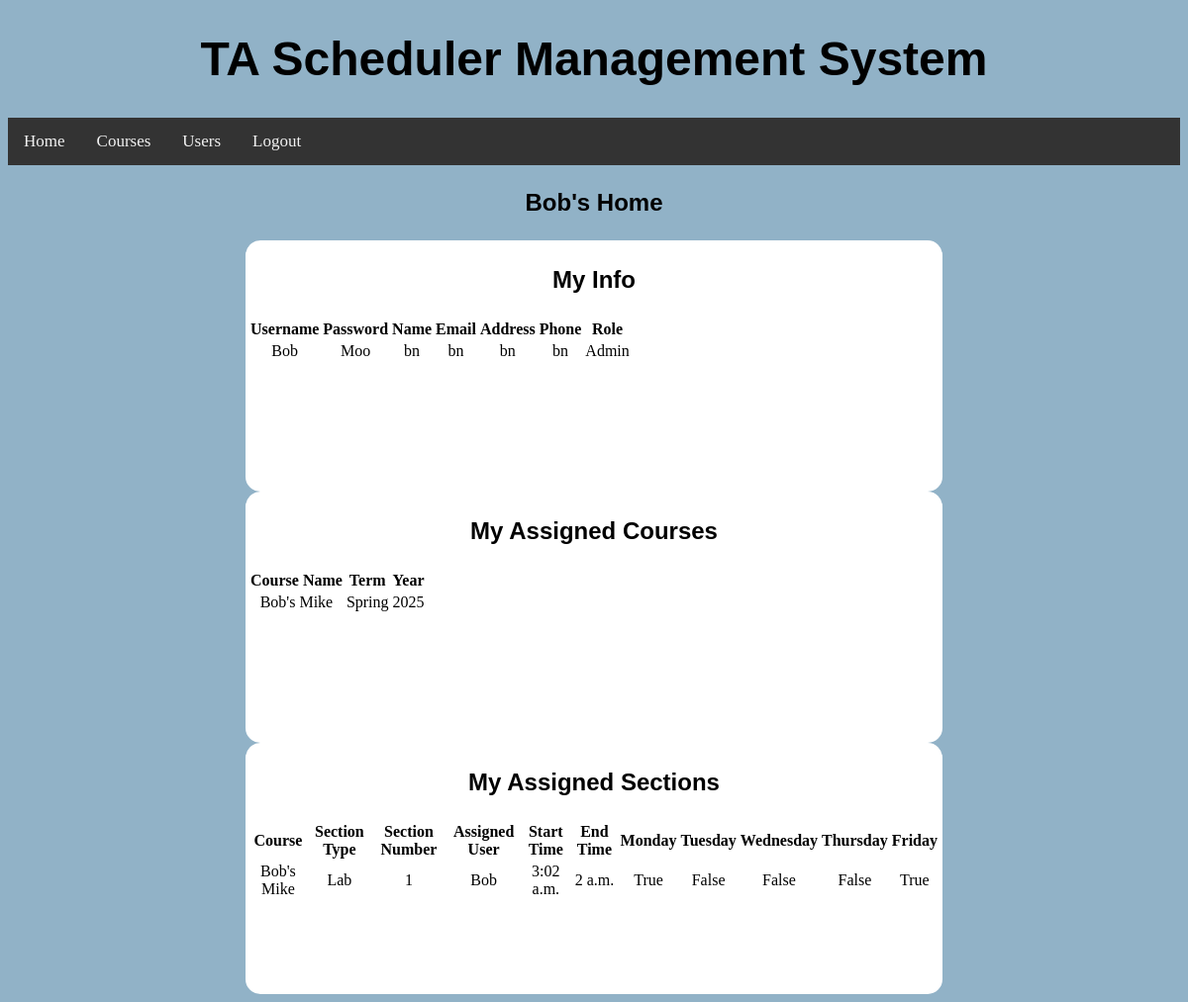
The page /home/ (signed in) on the database its author committed.
### BackendWork/models.py (models this page shows, shortened)
class MyUser(models.Model):
    ROLE_CHOICES = (('Teaching Assistant', 'TEACHING_ASSISTANT'), ('Instructor', 'INSTRUCTOR'), ('Admin', 'ADMIN'))
    username = models.CharField(max_length=20, unique=True)
    password = models.CharField(max_length=20)
    name = models.CharField(max_length=20)
    email = models.CharField(max_length=20)
    address = models.CharField(max_length=72)
    phone = models.CharField(max_length=10)
    role = models.CharField(max_length=30, choices=ROLE_CHOICES, default='Teaching Assistant')
    assignedClasses = models.ManyToManyField(ClassList, null=True, blank=True)
    def __str__(self):
        return self.username

class ClassList(models.Model):
    TERM_CHOICES = (('Summer', 'SUMMER'), ('Fall', 'FALL'), ('Winter', 'WINTER'), ('Spring', 'SPRING'))
    name = models.CharField(max_length=20, unique=True)
    term = models.CharField(max_length=30, choices=TERM_CHOICES, default='Fall')
    year = models.IntegerField(default=2022)
    def __str__(self):
        return self.name

class Section(models.Model):
    SCHEDULE_CHOICES = (('Sunday', 'SUNDAY'), ('Monday', 'MONDAY'), ('Tuesday', 'TUESDAY'), ('Wednesday', 'WEDNESDAY'), ('Thursday', 'THURSDAY'), ('Friday', 'FRIDAY'), ('Saturday', 'SATURDAY'))
    SECTION_TYPE_CHOICES = (('Discussion', 'DISCUSSION'), ('Lab', 'LAB'), ('Lecture', 'LECTURE'))
    Class = models.ForeignKey(ClassList, on_delete=models.SET_NULL, null=True)
    assignedUser = models.ForeignKey(MyUser, on_delete=models.SET_NULL, null=True, blank=True)
    sectionNumber = models.IntegerField(default=0)
    sectionType = models.CharField(max_length=30, choices=SECTION_TYPE_CHOICES, default='Discussion')
    monday = models.BooleanField(default=False)
    tuesday = models.BooleanField(default=False)
    wednesday = models.BooleanField(default=False)
    thursday = models.BooleanField(default=False)
    friday = models.BooleanField(default=False)
    startTime = models.TimeField(default=time(0,0,0))
    endTime = models.TimeField(default=time(0,0,0))

### BackendWork/views.py (the view)
# urls.py: 2. Add a URL to urlpatterns:  path('', Home.as_view(), name='home')
class Home(View):
    def get(self, request):
        try:
            request.session["user"]
        except:
            return redirect("/")
        return render(request, "home.html", {'sessionUser': MyUser.objects.get(username=request.session["user"]),
                                             'courses': MyUser.objects.get(
                                                 username=request.session["user"]).assignedClasses.all(),
                                             'sections': Section.objects.filter(
                                                 assignedUser=MyUser.objects.get(username=request.session["user"]))})

### templates/home.html (shortened to what this page needs)
<!DOCTYPE html>
{% load static %}
<html lang="en">
<head>
    <link rel="stylesheet" type="text/css" href="{% static 'css\home.css' %}"/>
</head>
<div class="navContainer">
    <header class="header">
        <h1><a>TA Scheduler Management System</a></h1>
    </header>
    <div class="navigation">
        <li><a href="/home/">Home</a></li>
        <li><a href="/courses/">Courses</a></li>
        <li><a href="/users/">Users</a></li>
        <li><a href="/">Logout</a></li>
    </div>
</div>
<body>
<p class="header">{{ sessionUser.username }}'s Home</p>
<div class="container">
    <p class=header>My Info</p>
    <div class="containerbox">
        <table>
            <tr>
                <th>Username</th>
                <th>Password</th>
                <th>Name</th>
                <th>Email</th>
                <th>Address</th>
                <th>Phone</th>
                <th>Role</th>
            </tr>
            <tr>
                <td>{{ sessionUser.username }}</td>
                <td>{{ sessionUser.password }}</td>
                <td>{{ sessionUser.name }}</td>
                <td>{{ sessionUser.email }}</td>
                <td>{{ sessionUser.address }}</td>
                <td>{{ sessionUser.phone }}</td>
                <td>{{ sessionUser.role }}</td>
            </tr>
        </table>
    </div>
</div>
<div class="container">
    <p class=header>My Assigned Courses</p>
    <div class="containerbox">
        <table>
            <tr>
                <th>Course Name</th>
                <th>Term</th>
                <th>Year</th>
            </tr>
                {% for i in courses %}
                    <tr><td>{{ i.name }}</td>
                    <td>{{ i.term }}</td>
                    <td>{{ i.year }}</td></tr>
                {% endfor %}
        </table>
    </div>
</div>
<div class="container">
    <p class=header>My Assigned Sections</p>
    <div class="containerbox">
        <table>
            <tr>
                <th>Course</th>
                <th>Section Type</th>
                <th>Section Number</th>
                <th>Assigned User</th>
                <th>Start Time</th>
                <th>End Time</th>
                <th>Monday</th>
                <th>Tuesday</th>
                <th>Wednesday</th>
                <th>Thursday</th>
                <th>Friday</th>
            </tr>
                {% for i in sections %}
                    <tr>
                    <td>{{ i.Class }}</td>
                    <td>{{ i.sectionType }}</td>
                    <td>{{ i.sectionNumber }}</td>
                    <td>{{ i.assignedUser }}</td>
                    <td>{{ i.startTime }}</td>
                    <td>{{ i.endTime }}</td>
                    <td>{{ i.monday }}</td>
                    <td>{{ i.tuesday }}</td>
                    <td>{{ i.wednesday }}</td>
                    <td>{{ i.thursday }}</td>
                    <td>{{ i.friday }}</td>
                    </tr>
                {% endfor %}
        </table>
    </div>
</div>
</body>
</html>

### TAScheduler/static/css/home.css (style rules this page uses)
html { background: rgb(145, 178, 199); }
.header { font-family: 'Ubuntu', sans-serif; font-weight: bold; font-size: 24px; text-align: center; }
.container { width: 700px; height: 250px; flex-direction: row; justify-content: center; align-items: center; margin: auto; border: 2px solid White; border-radius: 15px; background: white; text-align: center; }
.navigation { list-style-type: none; background-color: #333; position: sticky; width: 100%; overflow: auto; }
.navigation li a { float: left; color: #f2f2f2; text-align: center; padding: 14px 16px; text-decoration: none; font-size: 17px; background-color: #333; }

### rows shown on the page
MyUser: username "Bob", password "Moo", name "bn", email "bn", address "bn", phone "bn", role "Admin"
ClassList: name "Bob's Mike", term "Spring", year "2025"
Section: Class "Bob's Mike", sectionType "Lab", sectionNumber "1", assignedUser "Bob", startTime "3:02 a.m.", endTime "2 a.m.", monday "True", tuesday "False", wednesday "False", thursday "False", friday "True"
